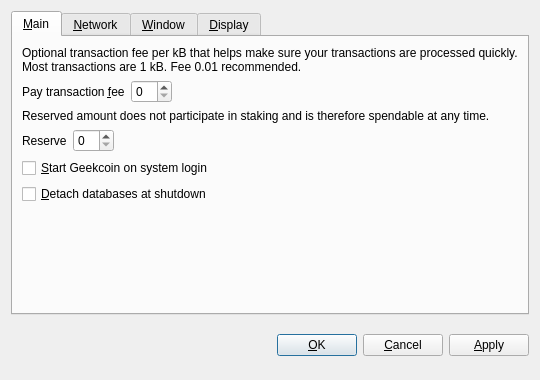
<?xml version="1.0" encoding="UTF-8"?>
<ui version="4.0">
 <class>OptionsDialog</class>
 <widget class="QDialog" name="OptionsDialog">
  <property name="geometry">
   <rect>
    <x>0</x>
    <y>0</y>
    <width>540</width>
    <height>380</height>
   </rect>
  </property>
  <property name="windowTitle">
   <string>Options</string>
  </property>
  <property name="modal">
   <bool>true</bool>
  </property>
  <layout class="QVBoxLayout" name="verticalLayout">
   <item>
    <widget class="QTabWidget" name="tabWidget">
     <property name="tabPosition">
      <enum>QTabWidget::North</enum>
     </property>
     <property name="currentIndex">
      <number>0</number>
     </property>
     <widget class="QWidget" name="tabMain">
      <attribute name="title">
       <string>&amp;Main</string>
      </attribute>
      <layout class="QVBoxLayout" name="verticalLayout_Main">
       <item>
        <widget class="QLabel" name="transactionFeeInfoLabel">
         <property name="text">
          <string>Optional transaction fee per kB that helps make sure your transactions are processed quickly. Most transactions are 1 kB. Fee 0.01 recommended.</string>
         </property>
         <property name="textFormat">
          <enum>Qt::PlainText</enum>
         </property>
         <property name="wordWrap">
          <bool>true</bool>
         </property>
        </widget>
       </item>
       <item>
        <layout class="QHBoxLayout" name="horizontalLayoutFee">
         <item>
          <widget class="QLabel" name="transactionFeeLabel">
           <property name="text">
            <string>Pay transaction &amp;fee</string>
           </property>
           <property name="textFormat">
            <enum>Qt::PlainText</enum>
           </property>
           <property name="buddy">
            <cstring>transactionFee</cstring>
           </property>
          </widget>
         </item>
         <item>
          <widget class="BitcoinAmountField" name="transactionFee"/>
         </item>
         <item>
          <spacer name="horizontalSpacerFee">
           <property name="orientation">
            <enum>Qt::Horizontal</enum>
           </property>
           <property name="sizeHint" stdset="0">
            <size>
             <width>40</width>
             <height>20</height>
            </size>
           </property>
          </spacer>
         </item>
        </layout>
       </item>
       <item>
        <widget class="QLabel" name="reserveBalanceInfoLabel">
         <property name="text">
          <string>Reserved amount does not participate in staking and is therefore spendable at any time.</string>
         </property>
         <property name="textFormat">
          <enum>Qt::PlainText</enum>
         </property>
         <property name="wordWrap">
          <bool>true</bool>
         </property>
        </widget>
       </item>
       <item>
        <layout class="QHBoxLayout" name="horizontalLayoutReserveBalance">
         <item>
          <widget class="QLabel" name="reserveBalanceLabel">
           <property name="text">
            <string>Reserve</string>
           </property>
           <property name="textFormat">
            <enum>Qt::PlainText</enum>
           </property>
           <property name="buddy">
            <cstring>reserveBalance</cstring>
           </property>
          </widget>
         </item>
         <item>
          <widget class="BitcoinAmountField" name="reserveBalance"/>
         </item>
         <item>
          <spacer name="horizontalSpacerReserveBalance">
           <property name="orientation">
            <enum>Qt::Horizontal</enum>
           </property>
           <property name="sizeHint" stdset="0">
            <size>
             <width>40</width>
             <height>20</height>
            </size>
           </property>
          </spacer>
         </item>
        </layout>
       </item>
       <item>
        <widget class="QCheckBox" name="bitcoinAtStartup">
         <property name="toolTip">
          <string>Automatically start Geekcoin after logging in to the system.</string>
         </property>
         <property name="text">
          <string>&amp;Start Geekcoin on system login</string>
         </property>
        </widget>
       </item>
       <item>
        <widget class="QCheckBox" name="detachDatabases">
         <property name="toolTip">
          <string>Detach block and address databases at shutdown. This means they can be moved to another data directory, but it slows down shutdown. The wallet is always detached.</string>
         </property>
         <property name="text">
          <string>&amp;Detach databases at shutdown</string>
         </property>
        </widget>
       </item>
       <item>
        <spacer name="verticalSpacer_Main">
         <property name="orientation">
          <enum>Qt::Vertical</enum>
         </property>
         <property name="sizeHint" stdset="0">
          <size>
           <width>20</width>
           <height>40</height>
          </size>
         </property>
        </spacer>
       </item>
      </layout>
     </widget>
     <widget class="QWidget" name="tabNetwork">
      <attribute name="title">
       <string>&amp;Network</string>
      </attribute>
      <layout class="QVBoxLayout" name="verticalLayout_Network">
       <item>
        <widget class="QCheckBox" name="mapPortUpnp">
         <property name="toolTip">
          <string>Automatically open the Geekcoin client port on the router. This only works when your router supports UPnP and it is enabled.</string>
         </property>
         <property name="text">
          <string>Map port using &amp;UPnP</string>
         </property>
        </widget>
       </item>
       <item>
        <widget class="QCheckBox" name="connectSocks">
         <property name="toolTip">
          <string>Connect to the Geekcoin network through a SOCKS proxy (e.g. when connecting through Tor).</string>
         </property>
         <property name="text">
          <string>&amp;Connect through SOCKS proxy:</string>
         </property>
        </widget>
       </item>
       <item>
        <layout class="QHBoxLayout" name="horizontalLayout_Network">
         <item>
          <widget class="QLabel" name="proxyIpLabel">
           <property name="text">
            <string>Proxy &amp;IP:</string>
           </property>
           <property name="textFormat">
            <enum>Qt::PlainText</enum>
           </property>
           <property name="buddy">
            <cstring>proxyIp</cstring>
           </property>
          </widget>
         </item>
         <item>
          <widget class="QValidatedLineEdit" name="proxyIp">
           <property name="maximumSize">
            <size>
             <width>140</width>
             <height>16777215</height>
            </size>
           </property>
           <property name="toolTip">
            <string>IP address of the proxy (e.g. 127.0.0.1)</string>
           </property>
          </widget>
         </item>
         <item>
          <widget class="QLabel" name="proxyPortLabel">
           <property name="text">
            <string>&amp;Port:</string>
           </property>
           <property name="textFormat">
            <enum>Qt::PlainText</enum>
           </property>
           <property name="buddy">
            <cstring>proxyPort</cstring>
           </property>
          </widget>
         </item>
         <item>
          <widget class="QLineEdit" name="proxyPort">
           <property name="maximumSize">
            <size>
             <width>55</width>
             <height>16777215</height>
            </size>
           </property>
           <property name="toolTip">
            <string>Port of the proxy (e.g. 9050)</string>
           </property>
          </widget>
         </item>
         <item>
          <widget class="QLabel" name="socksVersionLabel">
           <property name="text">
            <string>SOCKS &amp;Version:</string>
           </property>
           <property name="textFormat">
            <enum>Qt::PlainText</enum>
           </property>
           <property name="buddy">
            <cstring>socksVersion</cstring>
           </property>
          </widget>
         </item>
         <item>
          <widget class="QValueComboBox" name="socksVersion">
           <property name="toolTip">
            <string>SOCKS version of the proxy (e.g. 5)</string>
           </property>
          </widget>
         </item>
         <item>
          <spacer name="horizontalSpacer_Network">
           <property name="orientation">
            <enum>Qt::Horizontal</enum>
           </property>
           <property name="sizeHint" stdset="0">
            <size>
             <width>40</width>
             <height>20</height>
            </size>
           </property>
          </spacer>
         </item>
        </layout>
       </item>
       <item>
        <spacer name="verticalSpacer_Network">
         <property name="orientation">
          <enum>Qt::Vertical</enum>
         </property>
         <property name="sizeHint" stdset="0">
          <size>
           <width>20</width>
           <height>40</height>
          </size>
         </property>
        </spacer>
       </item>
      </layout>
     </widget>
     <widget class="QWidget" name="tabWindow">
      <attribute name="title">
       <string>&amp;Window</string>
      </attribute>
      <layout class="QVBoxLayout" name="verticalLayout_Window">
       <item>
        <widget class="QCheckBox" name="minimizeToTray">
         <property name="toolTip">
          <string>Show only a tray icon after minimizing the window.</string>
         </property>
         <property name="text">
          <string>&amp;Minimize to the tray instead of the taskbar</string>
         </property>
        </widget>
       </item>
       <item>
        <widget class="QCheckBox" name="minimizeOnClose">
         <property name="toolTip">
          <string>Minimize instead of exit the application when the window is closed. When this option is enabled, the application will be closed only after selecting Quit in the menu.</string>
         </property>
         <property name="text">
          <string>M&amp;inimize on close</string>
         </property>
        </widget>
       </item>
       <item>
        <spacer name="verticalSpacer_Window">
         <property name="orientation">
          <enum>Qt::Vertical</enum>
         </property>
         <property name="sizeHint" stdset="0">
          <size>
           <width>20</width>
           <height>40</height>
          </size>
         </property>
        </spacer>
       </item>
      </layout>
     </widget>
     <widget class="QWidget" name="tabDisplay">
      <attribute name="title">
       <string>&amp;Display</string>
      </attribute>
      <layout class="QVBoxLayout" name="verticalLayout_Display">
       <item>
        <layout class="QHBoxLayout" name="horizontalLayout_1_Display">
         <item>
          <widget class="QLabel" name="langLabel">
           <property name="text">
            <string>User Interface &amp;language:</string>
           </property>
           <property name="textFormat">
            <enum>Qt::PlainText</enum>
           </property>
           <property name="buddy">
            <cstring>lang</cstring>
           </property>
          </widget>
         </item>
         <item>
          <widget class="QValueComboBox" name="lang">
           <property name="toolTip">
            <string>The user interface language can be set here. This setting will take effect after restarting Geekcoin.</string>
           </property>
          </widget>
         </item>
        </layout>
       </item>
       <item>
        <layout class="QHBoxLayout" name="horizontalLayout_2_Display">
         <item>
          <widget class="QLabel" name="unitLabel">
           <property name="text">
            <string>&amp;Unit to show amounts in:</string>
           </property>
           <property name="textFormat">
            <enum>Qt::PlainText</enum>
           </property>
           <property name="buddy">
            <cstring>unit</cstring>
           </property>
          </widget>
         </item>
         <item>
          <widget class="QValueComboBox" name="unit">
           <property name="toolTip">
            <string>Choose the default subdivision unit to show in the interface and when sending coins.</string>
           </property>
          </widget>
         </item>
        </layout>
       </item>
       <item>
        <widget class="QCheckBox" name="displayAddresses">
         <property name="toolTip">
          <string>Whether to show Geekcoin addresses in the transaction list or not.</string>
         </property>
         <property name="text">
          <string>&amp;Display addresses in transaction list</string>
         </property>
        </widget>
       </item>
       <item>
        <widget class="QCheckBox" name="coinControlFeatures">
         <property name="toolTip">
          <string>Whether to show coin control features or not.</string>
         </property>
         <property name="text">
          <string>Display coin &amp;control features (experts only!)</string>
         </property>
        </widget>
       </item>
       <item>
        <spacer name="verticalSpacer_Display">
         <property name="orientation">
          <enum>Qt::Vertical</enum>
         </property>
         <property name="sizeHint" stdset="0">
          <size>
           <width>20</width>
           <height>40</height>
          </size>
         </property>
        </spacer>
       </item>
      </layout>
     </widget>
    </widget>
   </item>
   <item>
    <layout class="QHBoxLayout" name="horizontalLayout_Buttons">
     <item>
      <spacer name="horizontalSpacer_1">
       <property name="orientation">
        <enum>Qt::Horizontal</enum>
       </property>
       <property name="sizeHint" stdset="0">
        <size>
         <width>40</width>
         <height>48</height>
        </size>
       </property>
      </spacer>
     </item>
     <item>
      <widget class="QLabel" name="statusLabel">
       <property name="font">
        <font>
         <weight>75</weight>
         <bold>true</bold>
        </font>
       </property>
       <property name="text">
        <string/>
       </property>
       <property name="textFormat">
        <enum>Qt::PlainText</enum>
       </property>
       <property name="wordWrap">
        <bool>true</bool>
       </property>
      </widget>
     </item>
     <item>
      <spacer name="horizontalSpacer_2">
       <property name="orientation">
        <enum>Qt::Horizontal</enum>
       </property>
       <property name="sizeHint" stdset="0">
        <size>
         <width>40</width>
         <height>48</height>
        </size>
       </property>
      </spacer>
     </item>
     <item>
      <widget class="QPushButton" name="okButton">
       <property name="text">
        <string>&amp;OK</string>
       </property>
      </widget>
     </item>
     <item>
      <widget class="QPushButton" name="cancelButton">
       <property name="text">
        <string>&amp;Cancel</string>
       </property>
       <property name="autoDefault">
        <bool>false</bool>
       </property>
      </widget>
     </item>
     <item>
      <widget class="QPushButton" name="applyButton">
       <property name="text">
        <string>&amp;Apply</string>
       </property>
       <property name="autoDefault">
        <bool>false</bool>
       </property>
      </widget>
     </item>
    </layout>
   </item>
  </layout>
 </widget>
 <customwidgets>
  <customwidget>
   <class>BitcoinAmountField</class>
   <extends>QSpinBox</extends>
   <header>bitcoinamountfield.h</header>
  </customwidget>
  <customwidget>
   <class>QValueComboBox</class>
   <extends>QComboBox</extends>
   <header>qvaluecombobox.h</header>
  </customwidget>
  <customwidget>
   <class>QValidatedLineEdit</class>
   <extends>QLineEdit</extends>
   <header>qvalidatedlineedit.h</header>
  </customwidget>
 </customwidgets>
 <resources/>
 <connections/>
</ui>
